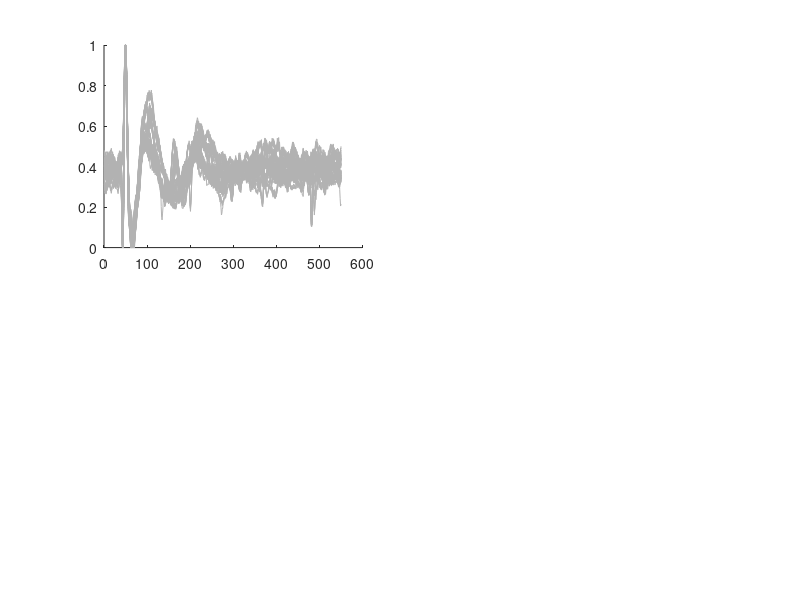

This figure's MATLAB source: (Note: this script raises an error after producing the figure.)

cd('E:\NAVEEN_Work\Cerebellum\Codes\CER_codes_NEW\SPIKE_SORTING_n\Libraries');
load('ComplexSpikes_n.mat')

TEMP  = WAVES;

clear MAT IND
RANDS = randi(10,6,1);

MAT = NaN(1,size(TEMP.n2,2)); IND = NaN(1,1);
for i=2:6
    MAT = [MAT; repmat(eval( strcat('TEMP.n',num2str(i)) ) , RANDS(i),1)];
    IND = [IND; repmat(i, RANDS(i)* size(eval( strcat('TEMP.n',num2str(i))),1),1)];
end
MAT = MAT(2:end,:);
IND = IND(2:end,:);

MAT = MAT+randn(size(MAT))/100;
for i=1:size(MAT,1)
    MAT(i,:) = mat2gray(MAT(i,:));
end



% [e_vec, e_val] = pca_n(MAT);
% score = e_vec';
% F = figure
% scatter3(score(:,1),score(:,2),score(:,3),'.')
% axis equal
% xlabel('PC1')
% ylabel('PC2')
% zlabel('PC3')



NN = 4;
indd = kmeans(MAT,NN);
figure
for i=1:NN
   subplot(2,2,i)
   hold on;
   plot(MAT(find(indd==i),:)','color',[0.7 0.7 0.7]);
   plot(nanmean(MAT(find(indd==i),:))','-r');
end


